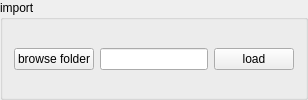
           <widget class="QGroupBox" name="groupBox">
            <property name="title">
             <string>import</string>
            </property>
            <layout class="QVBoxLayout" name="verticalLayout_3">
             <item>
              <layout class="QGridLayout" name="gridLayout_2">
               <item row="0" column="1">
                <spacer name="horizontalSpacer_4">
                 <property name="orientation">
                  <enum>Qt::Horizontal</enum>
                 </property>
                 <property name="sizeHint" stdset="0">
                  <size>
                   <width>40</width>
                   <height>1</height>
                  </size>
                 </property>
                </spacer>
               </item>
               <item row="1" column="1" colspan="2">
                <widget class="QLineEdit" name="lineEdit_monitoring_load_data"/>
               </item>
               <item row="0" column="3">
                <spacer name="horizontalSpacer_2">
                 <property name="orientation">
                  <enum>Qt::Horizontal</enum>
                 </property>
                 <property name="sizeHint" stdset="0">
                  <size>
                   <width>40</width>
                   <height>1</height>
                  </size>
                 </property>
                </spacer>
               </item>
               <item row="0" column="2">
                <spacer name="horizontalSpacer_5">
                 <property name="orientation">
                  <enum>Qt::Horizontal</enum>
                 </property>
                 <property name="sizeHint" stdset="0">
                  <size>
                   <width>40</width>
                   <height>1</height>
                  </size>
                 </property>
                </spacer>
               </item>
               <item row="1" column="0">
                <widget class="QPushButton" name="pushButton_monitoring_browse_data">
                 <property name="text">
                  <string>browse folder</string>
                 </property>
                </widget>
               </item>
               <item row="0" column="0">
                <spacer name="horizontalSpacer_6">
                 <property name="orientation">
                  <enum>Qt::Horizontal</enum>
                 </property>
                 <property name="sizeHint" stdset="0">
                  <size>
                   <width>40</width>
                   <height>1</height>
                  </size>
                 </property>
                </spacer>
               </item>
               <item row="1" column="3">
                <widget class="QPushButton" name="pushButton_monitoring_load_data">
                 <property name="text">
                  <string>load</string>
                 </property>
                </widget>
               </item>
              </layout>
             </item>
            </layout>
           </widget>
